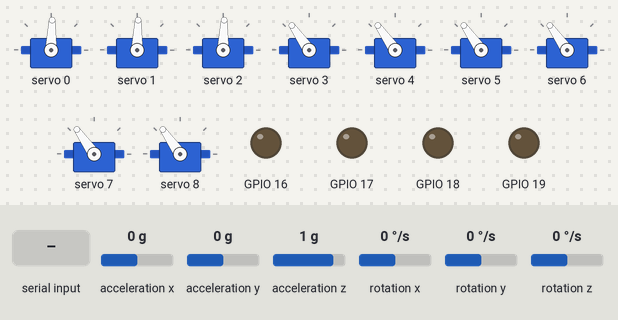
Bench run of a sketch on a simulated ESP32. Parts: 9 × servo, output pins drawn as LEDs (lit = HIGH). The test bench sets the inputs (shaded band); at power-on: acceleration x 0 g, acceleration y 0 g, rotation y 0 °/s, acceleration z 1 g, rotation x 0 °/s, rotation z 0 °/s. What the sketch prints to the serial monitor is not drawn.

Above: at 3.2 s.
3.3 s: acceleration x set to 0.2 g
At 6.0 s:
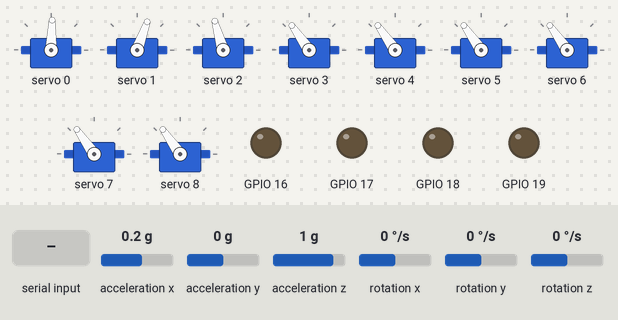
6.3 s: acceleration y set to -1.4 g
At 8.3 s:
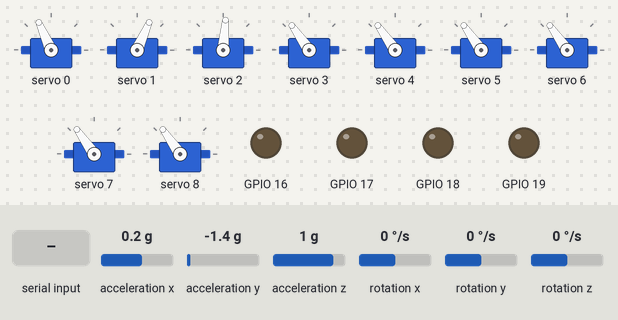
9.3 s: rotation y set to 100 °/s
At 10.3 s:
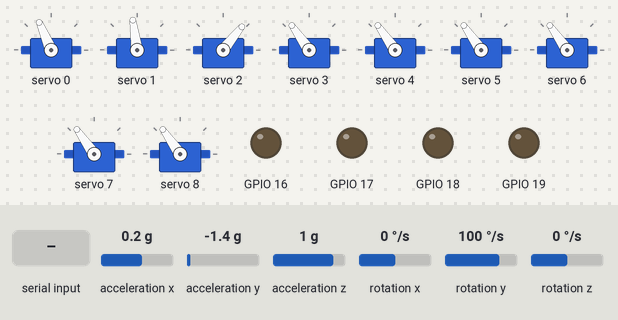
12.3 s: "90 45\n" received over Serial
At 14.1 s:
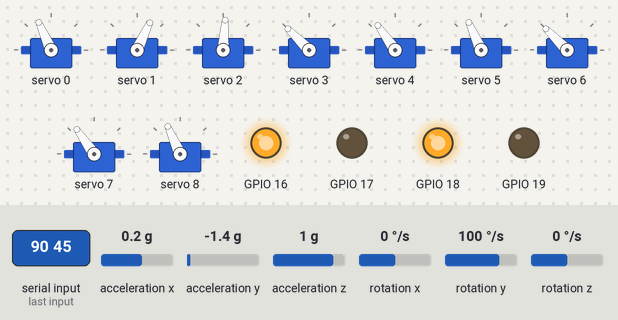
14.4 s: acceleration y set to 0.8 g
At 16.4 s:
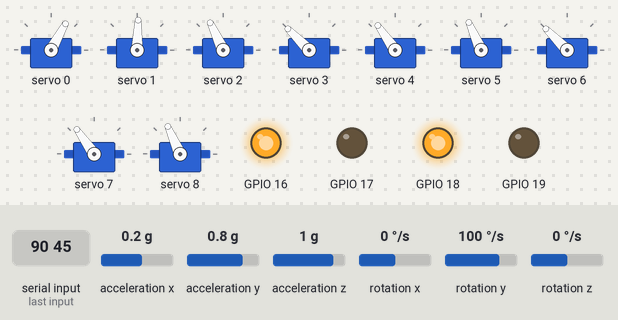
17.4 s: "30 150\n" received over Serial
At 17.7 s:
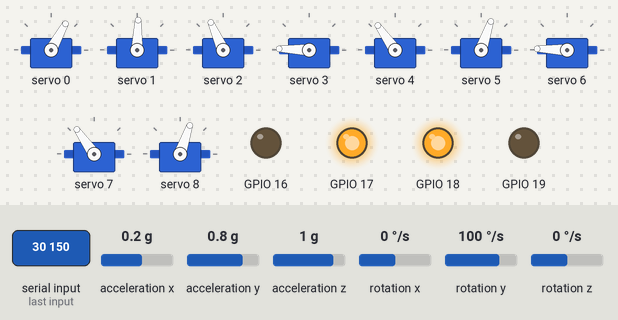
Timing chart, 0 to 19.9 s (numbered marks = the images above; inputs shaded):
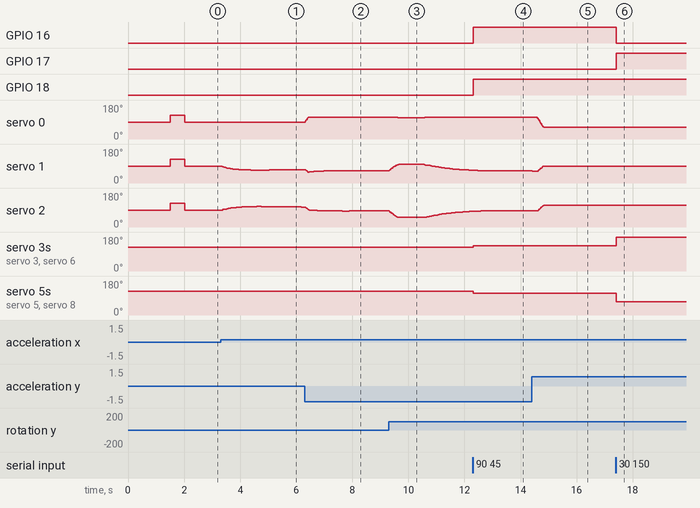

Measured:
- after the input at 3.3 s, servo 2: rises from 88° to 109° in 1.3 s, then falls to 105° in 1.6 s
- after the input at 6.3 s, servo 0: 88° → 114° at once
- after the input at 9.3 s, servo 0: 114° → 113° after 0.33 s, → 114° 0.95 s later; servo 1: rises from 65° to 98° in 0.33 s, then falls to 68° in 2.5 s
- after the input at 12.3 s, GPIO 16, GPIO 18: LOW → HIGH at once; servo 3, servo 6: 125° → 135° at once; servo 5, servo 8: 125° → 114° at once
- after the input at 14.4 s, servo 0: moves from 114° to 61° over 0.21 s, starting after 0.20 s; servo 2: rises from 86° to 115° in 0.74 s, then falls to 114° in 1.5 s
- after the input at 17.4 s, GPIO 16: HIGH → LOW at once; GPIO 17: LOW → HIGH at once; servo 3, servo 6: 135° → 178° at once; servo 5, servo 8: 114° → 71° at once

The sketch:

DD.ino
```cpp
#include <stdio.h>
#include <Wire.h>
#include <Adafruit_PWMServoDriver.h>
#include <MPU6050.h>
#include "Kalman.h"
#include <math.h>
#include <string.h>


Adafruit_PWMServoDriver pwm = Adafruit_PWMServoDriver();


// === STABILIZER ===
MPU6050 mpu;
Kalman kalmanX;
Kalman kalmanY;

uint32_t timer;
int16_t accX, accY, accZ;
int16_t gyroX, gyroY, gyroZ;
float imu_roll, imu_pitch;
float gyroXrate, gyroYrate;

#define SERVO_MIN_US 500
#define SERVO_MAX_US 2500
#define MAX_SERVO_ANGLE 180

const int servoChannels[3] = {0, 1, 2};
float L[4] = {0.04, 0.04, 0.065, 0.065};

float pz_min = 0.0532;
float pz_max = 0.0732;
float phi_max = 20;

float base_height = 0.09;
float stabilization_gain = 1.0;
float max_correction_angle = 15.0;

// === MOTORS ===
#define LEFT_MOTOR_IN1 16
#define LEFT_MOTOR_IN2 17
#define RIGHT_MOTOR_IN1 18
#define RIGHT_MOTOR_IN2 19

// Servo channels on PCA9685 (0-15)
#define SERVO_FRONT_LEFT 3
#define SERVO_MIDDLE_LEFT 4
#define SERVO_REAR_LEFT 5
#define SERVO_FRONT_RIGHT 6
#define SERVO_MIDDLE_RIGHT 7
#define SERVO_REAR_RIGHT 8

#define SERVO_MIN 150  // Min pulse length count (out of 4096)
#define SERVO_MAX 600  // Max pulse length count (out of 4096)
#define SERVO_CENTER 375  // Center position
#define SERVO_FREQ 50

#define MAX_LINEAR_SPEED 255  // Maximum PWM value for motors
#define MAX_ANGULAR_SPEED 1.0 // Maximum angular velocity (rad/s)
#define WHEELBASE 0.3

#define PWM_FREQ     1000  // 1 KHz
#define PWM_RES      8     // 8-bit resolution (0-255)
// PWM channels for each motor pin
#define LEFT_IN1_CH  0
#define LEFT_IN2_CH  1
#define RIGHT_IN1_CH 2
#define RIGHT_IN2_CH 3

float front_angle, rear_angle;
float linear_x = 0.0, angular_z = 0.0;

uint16_t angleToPWM(float angle) {
  int us = map(angle, 0, 180, SERVO_MIN_US, SERVO_MAX_US);
  return us * 4096 / 20000; // 20ms period at 50Hz
}

// ===============================
// ========== IK ================
// ===============================
void inverseKinematics(float n[3], float Pz, float angles[3]) {
  float A = (L[0] + L[1]) / Pz;
  float B = (pow(Pz, 2) + pow(L[2], 2) - pow(L[0] + L[1], 2) - pow(L[3], 2)) / (2 * Pz);
  float C = A*A + 1;
  float D = 2 * (A*B - (L[0] + L[1]));
  float E = B*B + pow(L[0] + L[1], 2) - pow(L[2], 2);
  float discriminant = D*D - 4*C*E;
  if (discriminant < 0) {
    Serial.println("Warning: Invalid IK solution");
    return;
  }
  float Pmx = (-D + sqrt(discriminant)) / (2*C);
  float Pmz = sqrt(pow(L[2], 2) - pow(Pmx, 2) + 2 * (L[0] + L[1]) * Pmx - pow(L[0] + L[1], 2));

  // Servo A
  float a_m_x = (L[3] / sqrt(n[0]*n[0] + n[2]*n[2])) * n[2];
  float a_m_z = Pz + (L[3] / sqrt(n[0]*n[0] + n[2]*n[2])) * (-n[0]);
  float A_a = (L[0] - a_m_x) / a_m_z;
  float B_a = (a_m_x*a_m_x + a_m_z*a_m_z - L[2]*L[2] - L[0]*L[0] + L[1]*L[1]) / (2 * a_m_z);
  float C_a = A_a*A_a + 1;
  float D_a = 2 * (A_a * B_a - L[0]);
  float E_a = B_a*B_a + L[0]*L[0] - L[1]*L[1];
  discriminant = D_a*D_a - 4*C_a*E_a;
  if (discriminant < 0) return;
  float ax = (-D_a + sqrt(discriminant)) / (2*C_a);
  float az = sqrt(pow(L[1], 2) - pow(ax, 2) + 2*L[0]*ax - L[0]*L[0]);
  if (a_m_z < Pmz) az = -az;
  angles[0] = 90.0 - atan2(ax - L[0], az) * 180.0 / M_PI;

  // Servo B
  float n_sum_b = sqrt(n[0]*n[0] + 3*n[1]*n[1] + 4*n[2]*n[2] + 2*sqrt(3)*n[0]*n[1]);
  float b_m_x = (L[3] / n_sum_b) * -n[2];
  float b_m_y = (L[3] / n_sum_b) * -sqrt(3)*n[2];
  float b_m_z = Pz + (L[3] / n_sum_b) * (sqrt(3)*n[1] + n[0]);
  float A_b = -(b_m_x + sqrt(3)*b_m_y + 2*L[0]) / b_m_z;
  float B_b = (b_m_x*b_m_x + b_m_y*b_m_y + b_m_z*b_m_z + L[1]*L[1] - L[2]*L[2] - L[0]*L[0]) / (2 * b_m_z);
  float C_b = A_b*A_b + 4;
  float D_b = 2*A_b*B_b + 4*L[0];
  float E_b = B_b*B_b + L[0]*L[0] - L[1]*L[1];
  discriminant = D_b*D_b - 4*C_b*E_b;
  if (discriminant < 0) return;
  float bx = (-D_b - sqrt(discriminant)) / (2*C_b);
  float by = sqrt(3) * bx;
  float bz = sqrt(pow(L[1], 2) - 4*bx*bx - 4*L[0]*bx - L[0]*L[0]);
  if (b_m_z < Pmz) bz = -bz;
  angles[1] = 90.0 - atan2(sqrt(bx*bx + by*by) - L[0], bz) * 180.0 / M_PI;

  // Servo C
  float n_sum_c = sqrt(n[0]*n[0] + 3*n[1]*n[1] + 4*n[2]*n[2] - 2*sqrt(3)*n[0]*n[1]);
  float c_m_x = (L[3] / n_sum_c) * -n[2];
  float c_m_y = (L[3] / n_sum_c) * sqrt(3)*n[2];
  float c_m_z = Pz + (L[3] / n_sum_c) * (-sqrt(3)*n[1] + n[0]);
  float A_c = -(c_m_x - sqrt(3)*c_m_y + 2*L[0]) / c_m_z;
  float B_c = (c_m_x*c_m_x + c_m_y*c_m_y + c_m_z*c_m_z + L[1]*L[1] - L[2]*L[2] - L[0]*L[0]) / (2 * c_m_z);
  float C_c = A_c*A_c + 4;
  float D_c = 2*A_c*B_c + 4*L[0];
  float E_c = B_c*B_c + L[0]*L[0] - L[1]*L[1];
  discriminant = D_c*D_c - 4*C_c*E_c;
  if (discriminant < 0) return;
  float cx = (-D_c - sqrt(discriminant)) / (2*C_c);
  float cy = -sqrt(3) * cx;
  float cz = sqrt(pow(L[1], 2) - 4*cx*cx - 4*L[0]*cx - L[0]*L[0]);
  if (c_m_z < Pmz) cz = -cz;
  angles[2] = 90.0 - atan2(sqrt(cx*cx + cy*cy) - L[0], cz) * 180.0 / M_PI;
}

// ===============================
// === Set Platform Posture ====
// ===============================
void setStabilizationPosture(float theta, float phi, float Pz) {
  phi = constrain(phi, -phi_max, phi_max);
  Pz = constrain(Pz, pz_min, pz_max);

  float z = cos(radians(phi));
  float r = sin(radians(phi));
  float x = r * cos(radians(theta));
  float y = r * sin(radians(theta));
  float n[3] = {x, y, z};

  float angles[3];
  inverseKinematics(n, Pz, angles);

  for (int i = 0; i < 3; i++) {
    angles[i] = angles[i] + 90;
    angles[i] = constrain(angles[i], 10, 180);
    angles[i] = map(angles[i], 10, 180, 180, 10);
    Serial.print(i);
    Serial.print(" : ");
    Serial.println(angles[i]);
    uint16_t pwm_val = angleToPWM(angles[i]);
    pwm.setPWM(servoChannels[i], 0, pwm_val);
  }
}

// ===============================
// === IMU Update and Filtering ==
// ===============================
void updateIMU() {
  mpu.getMotion6(&accX, &accY, &accZ, &gyroX, &gyroY, &gyroZ);
  unsigned long now = micros();
  float dt = (now - timer) / 1000000.0;
  timer = now;

  gyroXrate = gyroX / 131.0;
  gyroYrate = gyroY / 131.0;

  float accRoll  = atan2(accY, accZ) * RAD_TO_DEG;
  float accPitch = atan(-accX / sqrt(accY * accY + accZ * accZ)) * RAD_TO_DEG;

  imu_roll  = kalmanX.getAngle(accRoll, gyroXrate, dt);
  imu_pitch = kalmanY.getAngle(accPitch, gyroYrate, dt);
}

// ===============================
// === Main Stabilization Loop ===
// ===============================
void performStabilization() {
  updateIMU();

  float correction_roll = -imu_roll * stabilization_gain;
  float correction_pitch = -imu_pitch * stabilization_gain;

  correction_roll = constrain(correction_roll, -max_correction_angle, max_correction_angle);
  correction_pitch = constrain(correction_pitch, -max_correction_angle, max_correction_angle);

  float phi = sqrt(correction_roll * correction_roll + correction_pitch * correction_pitch);
  float theta = atan2(correction_pitch, correction_roll) * RAD_TO_DEG;

  setStabilizationPosture(theta, phi, base_height);
}

void initializeHardware() {
  Serial.println("Initializing hardware...");
  Wire.begin();
  mpu.initialize();
  if (!mpu.testConnection()) {
    Serial.println("MPU6050 connection failed");
    while (1);
  }

  mpu.setXAccelOffset(-1727);
  mpu.setYAccelOffset(15);
  mpu.setZAccelOffset(1303);
  mpu.setXGyroOffset(63);
  mpu.setYGyroOffset(69);
  mpu.setZGyroOffset(71);

  mpu.getMotion6(&accX, &accY, &accZ, &gyroX, &gyroY, &gyroZ);

  imu_roll = atan2(accY, accZ) * RAD_TO_DEG;
  imu_pitch = atan(-accX / sqrt(accY * accY + accZ * accZ)) * RAD_TO_DEG;

  kalmanX.setAngle(imu_roll);
  kalmanY.setAngle(imu_pitch);
  timer = micros();

  pwm.begin();
  pwm.setPWMFreq(SERVO_FREQ);
  Serial.println("PCA9685 initialized");
  delay(500);
  setStabilizationPosture(0, 0, base_height);
  delay(1000);
  Serial.println("Stewart Platform IMU Stabilizer Ready");

  ledcAttachChannel(LEFT_MOTOR_IN1, PWM_FREQ, PWM_RES, LEFT_IN1_CH);
  ledcAttachChannel(LEFT_MOTOR_IN2, PWM_FREQ, PWM_RES, LEFT_IN2_CH);
  ledcAttachChannel(RIGHT_MOTOR_IN1, PWM_FREQ, PWM_RES, RIGHT_IN1_CH);
  ledcAttachChannel(RIGHT_MOTOR_IN2, PWM_FREQ, PWM_RES, RIGHT_IN2_CH);

  centerAllServos();

  stopMotors();
  Serial.println("Hardware initialization complete");
}

void setServoAngle(uint8_t servo_channel, float angle) {
  angle = constrain(angle, -90, 90);

  int pulse = map((int)(angle * 10), -900, 900, SERVO_MIN, SERVO_MAX);
  pwm.setPWM(servo_channel, 0, pulse);
}

void centerAllServos() {
  for(int i = 0; i < 6; i++) {
    pwm.setPWM(i, 0, SERVO_CENTER);
  }
  delay(500); // Allow time for servos to reach position
}

void stopMotors() {
  ledcWrite(LEFT_IN1_CH, 0);
  ledcWrite(LEFT_IN2_CH, 0);
  ledcWrite(RIGHT_IN1_CH, 0);
  ledcWrite(RIGHT_IN2_CH, 0);
}

void setMotorSpeed(bool is_left_side, int speed) {
  speed = constrain(speed, -255, 255);
  int abs_speed = abs(speed);

  if(is_left_side) {
    if(speed > 0) {
      ledcWrite(LEFT_MOTOR_IN1, abs_speed);
      ledcWrite(LEFT_MOTOR_IN2, 0);
    } else if(speed < 0) {
      ledcWrite(LEFT_MOTOR_IN1, 0);
      ledcWrite(LEFT_MOTOR_IN2, abs_speed);
    } else {
      ledcWrite(LEFT_MOTOR_IN1, 0);
      ledcWrite(LEFT_MOTOR_IN2, 0);
    }
  } else {
    if(speed > 0) {
      ledcWrite(RIGHT_MOTOR_IN1, abs_speed);
      ledcWrite(RIGHT_MOTOR_IN2, 0);
    } else if(speed < 0) {
      ledcWrite(RIGHT_MOTOR_IN1, 0);
      ledcWrite(RIGHT_MOTOR_IN2, abs_speed);
    } else {
      ledcWrite(RIGHT_MOTOR_IN1, 0);
      ledcWrite(RIGHT_MOTOR_IN2, 0);
    }
  }
}

void calculateSteeringAngles(float linear_x, float angular_z) {
  if(abs(linear_x) < 0.01 && abs(angular_z) < 0.01) //STOP
  {
    front_angle = 0;
    rear_angle = 0;
    return;
  }

  if(abs(linear_x) < 0.01) //Pure Rotation
  {
    front_angle = (angular_z > 0) ? 45 : -45;
    rear_angle = (angular_z > 0) ? -45 : 45;
    return;
  }

  if(abs(angular_z) < 0.01) //Pure translation
  {
    front_angle = 0;
    rear_angle = 0;
    return;
  }

  // Ackermann steering calculation
  float turning_radius = linear_x / angular_z;

  // Calculate steering angles (simplified for 6-wheel)
  front_angle = atan(WHEELBASE / turning_radius) * 180.0 / PI;
  rear_angle = -atan(WHEELBASE / turning_radius) * 180.0 / PI;

  // Constrain angles
  front_angle = constrain(front_angle, -45, 45);
  rear_angle = constrain(rear_angle, -45, 45);
}

void executeMovement(float linear_x, float angular_z) {
  // Calculate motor speeds
  int base_speed = (int)(linear_x * MAX_LINEAR_SPEED);
  int turn_speed = (int)(angular_z * MAX_LINEAR_SPEED * 0.5);

  int left_speed = base_speed - turn_speed;
  int right_speed = base_speed + turn_speed;

  // Set motor speeds
  setMotorSpeed(true, left_speed);   // Left side motors
  setMotorSpeed(false, right_speed); // Right side motors

  // Calculate and set steering angles
  calculateSteeringAngles(linear_x, angular_z);

  // Set servo positions
  setServoAngle(SERVO_FRONT_LEFT, front_angle);
  setServoAngle(SERVO_FRONT_RIGHT, front_angle);
  setServoAngle(SERVO_MIDDLE_LEFT, 0);  // Middle wheels typically don't steer
  setServoAngle(SERVO_MIDDLE_RIGHT, 0);
  setServoAngle(SERVO_REAR_LEFT, rear_angle);
  setServoAngle(SERVO_REAR_RIGHT, rear_angle);

  // Status LED
  //digitalWrite(LED_PIN, (abs(linear_x) > 0.01 || abs(angular_z) > 0.01) ? HIGH : LOW);
}

void readSerialInput() {
  if (Serial.available()) {
    String input = Serial.readStringUntil('\n');
    input.trim();  // Remove leading/trailing whitespace

    int spaceIndex = input.indexOf(' ');
    if (spaceIndex > 0) {
      String lin = input.substring(0, spaceIndex);
      String ang = input.substring(spaceIndex + 1);
      linear_x = lin.toFloat();
      angular_z = ang.toFloat();
    }
  }
}

void setup() {
  // put your setup code here, to run once:
  Serial.begin(115200);
  initializeHardware();

}

void loop() {
  // put your main code here, to run repeatedly:
  readSerialInput();
  executeMovement(linear_x, angular_z);
  performStabilization();
  delay(10);

}
```
